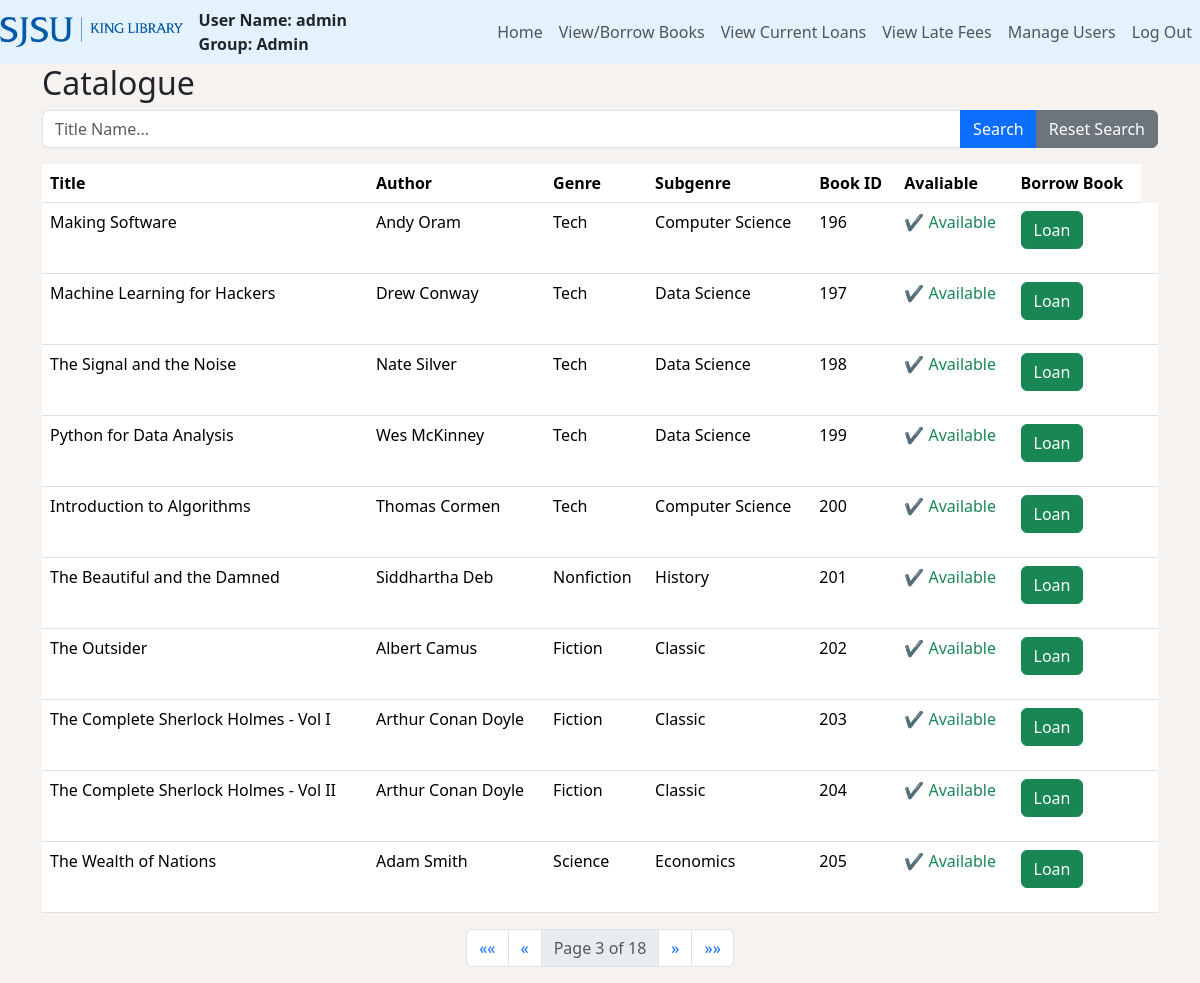
Page /catalogue/?page=3 (signed in) on the committed database.
### users/models.py (models this page shows, shortened)
class Books(models.Model):
    title = models.CharField(max_length=255)
    author = models.CharField(max_length=255)
    genre = models.CharField(max_length=50)
    subgenre = models.CharField(max_length=50)
    is_available = models.BooleanField(default=True)

### users/views.py (the view)
# urls.py: path('catalogue/', views.book_list, name='catalogue'),
@login_required(login_url='login')
def book_list(request):
    books = Books.objects.all()
    user = request.user
    user_group = user.groups.first()
    search_query = request.GET.get('q')
    if search_query:
        books = books.filter(title__icontains=search_query)
    paginator = Paginator(books, 10)  # Show 10 books per page
    page = request.GET.get('page')
    try:
        books = paginator.page(page)
    except PageNotAnInteger:
        books = paginator.page(1)
    except EmptyPage:
        books = paginator.page(paginator.num_pages)
    return render(request, 'catalogue.html', {'books': books, 'user_group': user_group})

### users/templates/catalogue.html (shortened to what this page needs)
{% load static %}
<html>
    <head>
        {% load bootstrap5 %}
        {% bootstrap_css %}
    </head>
    <body>
        <section class="min-vh-100" style="background-color: #f5f2f0;">
            <nav class="navbar navbar-expand-lg navbar-light" style="background-color: #e3f2fd;">
                <a class="navbar-brand">
                    <img src="{% static 'images\libraryLogoNavbarBlue.png' %}" alt="Logo" height="30">
                </a>
                <div class="d-flex flex-column ms-auto ">
                    <strong>User Name: {{user.username}}</strong>
                    <strong>Group: {{user_group.name}}</strong>
                </div>
                <div class="collapse navbar-collapse" id="navbarNav">
                    <ul class="navbar-nav ms-auto">
                        <li class="nav-item">
                            <a class="nav-link" href="{% url 'homePage' %}">Home</a>
                        </li>
                        <li class="nav-item">
                            <a class="nav-link" href="{% url 'catalogue' %}">View/Borrow Books</a>
                        </li>
                        <li class="nav-item">
                            <a class="nav-link" href="{% url 'booksOnLoan' %}">View Current Loans</a>
                        </li>
                        <li class="nav-item">
                            <a class="nav-link" href="{% url 'userLateFees' %}">
                                {% if user_group.name == 'Staff' %}
                                    Manage Late Fees
                                {% else %}
                                    View Late Fees
                                {% endif %}
                            </a>
                        </li>
                        {% if user_group.name == 'Admin' %}
                        <li class="nav-item">
                            <a class = "nav-link" href="{% url 'adminManageUsers'%}">Manage Users</a>
                        </li>
                        {% endif %}
                        <lu class = "nav-item">
                            <a class = "nav-link" href = "{% url 'logout' %}">Log Out</a>
                        </lu>
                    </ul>
                </div>
            </nav>
            {% block content %}
            <div class="container">
                <h2>Catalogue</h2>
                <form method="get" action="{% url 'catalogue' %}" class="mb-3">
                    <div class="input-group">
                        <input type="text" name="q" class="form-control" placeholder="Title Name..." value="{{ request.GET.q }}">
                        <button type="submit" class="btn btn-primary">Search</button>
                        <a href="{% url 'catalogue' %}" class="btn btn-secondary">Reset Search</a>
                    </div>
                </form>
                <table class="table">
                    <thead>
                        <tr>
                            <th>Title</th>
                            <th>Author</th>
                            <th>Genre</th>
                            <th>Subgenre</th>
                            <th>Book ID</th>
                            <th>Avaliable</th>
                            <th>Borrow Book</th>
                        </tr>
                    </thead>
                    <tbody>
                        {% for book in books %}
                            <tr>
                                <td>{{ book.title }}</td>
                                <td>{{ book.author }}</td>
                                <td>{{ book.genre }}</td>
                                <td>{{ book.subgenre }}</td>
                                <td>{{ book.id }}</td>
                                <td>
                                    {% if book.is_available %}
                                        <span class="text-success">&#10004; Available</span>
                                    {% else %}
                                        <span class="text-danger">&#10008; Not Available</span>
                                    {% endif %}
                                </td>
                                <td>
                                    {% if book.is_available %}
                                      <form method="post" action="{% url 'loan_book' book.id %}">
                                        <button type="submit" class="btn btn-success">Loan</button>
                                      </form>
                                    {% else %}
                                      <span class="text-muted">Not Available</span>
                                    {% endif %}
                                </td>
                                <td>
                                </td>
                            </tr>
                        {% endfor %}
                    </tbody>
                </table>
            </div>
            <nav aria-label="Page navigation" class="d-flex justify-content-center">
                <ul class="pagination">
                    {% if books.has_previous %}
                        <li class="page-item">
                            <a class="page-link" href="?page=1" aria-label="First">
                                <span aria-hidden="true">&laquo;&laquo;</span>
                            </a>
                        </li>
                        <li class="page-item">
                            <a class="page-link" href="?page={{ books.previous_page_number }}" aria-label="Previous">
                                <span aria-hidden="true">&laquo;</span>
                            </a>
                        </li>
                    {% endif %}
                    <li class="page-item disabled">
                        <span class="page-link">Page {{ books.number }} of {{ books.paginator.num_pages }}</span>
                    </li>
                    {% if books.has_next %}
                        <li class="page-item">
                            <a class="page-link" href="?page={{ books.next_page_number }}" aria-label="Next">
                                <span aria-hidden="true">&raquo;</span>
                            </a>
                        </li>
                        <li class="page-item">
                            <a class="page-link" href="?page={{ books.paginator.num_pages }}" aria-label="Last">
                                <span aria-hidden="true">&raquo;&raquo;</span>
                            </a>
                        </li>
                    {% endif %}
                </ul>
            </nav>
            {% endblock %}
        </section>
    </body>
</html>

### rows in the picture
Books: title "Making Software", author "Andy Oram", genre "Tech", subgenre "Computer Science", id "196", is_available "✔ Available"
Books: title "Machine Learning for Hackers", author "Drew Conway", genre "Tech", subgenre "Data Science", id "197", is_available "✔ Available"
Books: title "The Signal and the Noise", author "Nate Silver", genre "Tech", subgenre "Data Science", id "198", is_available "✔ Available"
Books: title "Python for Data Analysis", author "Wes McKinney", genre "Tech", subgenre "Data Science", id "199", is_available "✔ Available"
Books: title "Introduction to Algorithms", author "Thomas Cormen", genre "Tech", subgenre "Computer Science", id "200", is_available "✔ Available"
Books: title "The Beautiful and the Damned", author "Siddhartha Deb", genre "Nonfiction", subgenre "History", id "201", is_available "✔ Available"
Books: title "The Outsider", author "Albert Camus", genre "Fiction", subgenre "Classic", id "202", is_available "✔ Available"
Books: title "The Complete Sherlock Holmes - Vol I", author "Arthur Conan Doyle", genre "Fiction", subgenre "Classic", id "203", is_available "✔ Available"
Books: title "The Complete Sherlock Holmes - Vol II", author "Arthur Conan Doyle", genre "Fiction", subgenre "Classic", id "204", is_available "✔ Available"
Books: title "The Wealth of Nations", author "Adam Smith", genre "Science", subgenre "Economics", id "205", is_available "✔ Available"

### other values in the picture
{{ user.username }} "admin"
{{ user_group.name }} "Admin"
{{ books.number }} "3"
{{ books.paginator.num_pages }} "18"
